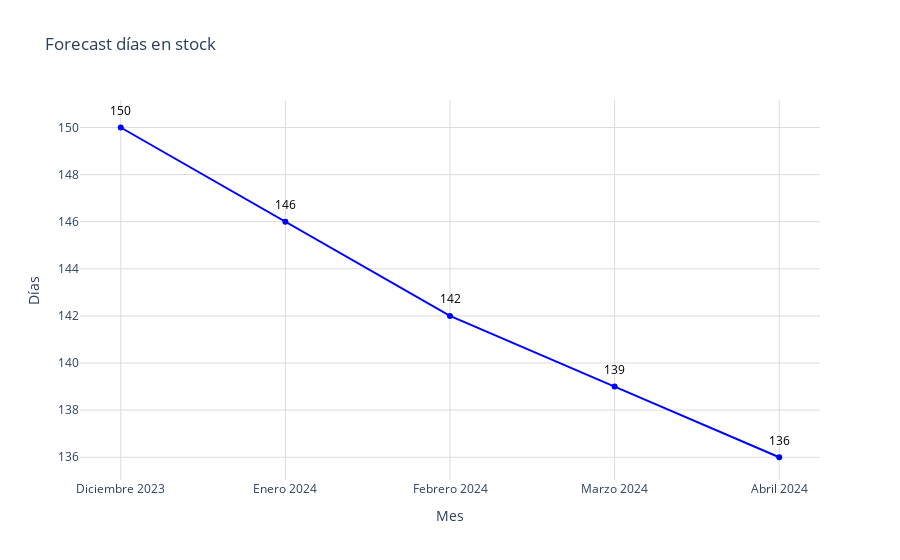

The notebook cell this image was saved under:
### Code cell
import plotly.graph_objects as go

# Obtener los datos
dias = stock_direct_proyeccion_dias_puebla['Dias']
meses = stock_direct_proyeccion_dias_puebla['Mes']

# Crear figura
fig = go.Figure()
fig.add_trace(go.Scatter(
    x=meses,
    y=dias,
    mode='markers+lines',
    marker=dict(color='blue'),
))
# Agregar anotaciones para mostrar los valores encima de los puntos
for mes, dia in zip(meses, dias):
    fig.add_annotation(
        x=mes,
        y=dia,
        text=str(dia),  # Texto que se mostrará (el valor del día)
        showarrow=False,  # No mostrar la flecha
        font=dict(color='black', size=12),  # Estilo del texto
        xshift=0,  # Desplazamiento horizontal del texto
        yshift=17,  # Desplazamiento vertical del texto
        textangle=0  # Ángulo del texto
    )
# Actualizar diseño
fig.update_layout(
    title='Forecast días en stock',
    xaxis_title='Mes',
    yaxis_title='Días',
    xaxis=dict(
        gridcolor='#dddcda', 
        tickmode='array', 
        tickvals=list(range(len(meses))), 
        ticktext=meses,        
    ),
    yaxis=dict(gridcolor='#dddcda', gridwidth=1),
    plot_bgcolor='rgba(0,0,0,0)',    
)

# Exportar gráfica como archivo HTML
def guardar_grafico_como_html(fig, nombre_archivo, carpeta='graficas'):
    # Crear la carpeta si no existe
    if not os.path.exists(carpeta):
        os.makedirs(carpeta)
    
    # Gráfica como archivo HTML en la carpeta especificada
    pio.write_html(fig, f'{carpeta}/{nombre_archivo}.html')

guardar_grafico_como_html(fig, 'g_scatt_stockdias_direct_puebla', carpeta='graficas')
fig.show()

### Figure 1 — Plotly figure (JSON) as saved in the notebook; plotly's stock layout.template omitted (floating-point values rounded to 4 significant figures)
{"data": [{"marker": {"color": "blue"}, "mode": "markers+lines", "type": "scatter", "x": ["Diciembre 2023", "Enero 2024", "Febrero 2024", "Marzo 2024", "Abril 2024"], "y": [150, 146, 142, 139, 136]}], "layout": {"annotations": [{"font": {"color": "black", "size": 12}, "showarrow": false, "text": "150", "textangle": 0, "x": "Diciembre 2023", "xshift": 0, "y": 150, "yshift": 17}, {"font": {"color": "black", "size": 12}, "showarrow": false, "text": "146", "textangle": 0, "x": "Enero 2024", "xshift": 0, "y": 146, "yshift": 17}, {"font": {"color": "black", "size": 12}, "showarrow": false, "text": "142", "textangle": 0, "x": "Febrero 2024", "xshift": 0, "y": 142, "yshift": 17}, {"font": {"color": "black", "size": 12}, "showarrow": false, "text": "139", "textangle": 0, "x": "Marzo 2024", "xshift": 0, "y": 139, "yshift": 17}, {"font": {"color": "black", "size": 12}, "showarrow": false, "text": "136", "textangle": 0, "x": "Abril 2024", "xshift": 0, "y": 136, "yshift": 17}], "plot_bgcolor": "rgba(0,0,0,0)", "title": {"text": "Forecast días en stock"}, "xaxis": {"gridcolor": "#dddcda", "tickmode": "array", "ticktext": ["Diciembre 2023", "Enero 2024", "Febrero 2024", "Marzo 2024", "Abril 2024"], "tickvals": [0, 1, 2, 3, 4], "title": {"text": "Mes"}}, "yaxis": {"gridcolor": "#dddcda", "gridwidth": 1, "title": {"text": "Días"}}}}
